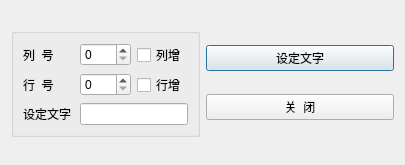
<?xml version="1.0" encoding="UTF-8"?>
<ui version="4.0">
 <class>QDialogLocate</class>
 <widget class="QDialog" name="QDialogLocate">
  <property name="geometry">
   <rect>
    <x>0</x>
    <y>0</y>
    <width>405</width>
    <height>165</height>
   </rect>
  </property>
  <property name="windowTitle">
   <string>Dialog</string>
  </property>
  <layout class="QGridLayout" name="gridLayout_2">
   <item row="0" column="0">
    <widget class="QGroupBox" name="groupBox">
     <property name="title">
      <string/>
     </property>
     <layout class="QGridLayout" name="gridLayout">
      <item row="0" column="0">
       <widget class="QLabel" name="label">
        <property name="text">
         <string>列  号</string>
        </property>
       </widget>
      </item>
      <item row="0" column="1">
       <widget class="QSpinBox" name="spinBoxColumn">
        <property name="minimum">
         <number>0</number>
        </property>
       </widget>
      </item>
      <item row="0" column="2">
       <widget class="QCheckBox" name="chkBoxColumn">
        <property name="text">
         <string>列增</string>
        </property>
       </widget>
      </item>
      <item row="1" column="0">
       <widget class="QLabel" name="label_2">
        <property name="text">
         <string>行  号</string>
        </property>
       </widget>
      </item>
      <item row="1" column="1">
       <widget class="QSpinBox" name="spinBoxRow"/>
      </item>
      <item row="1" column="2">
       <widget class="QCheckBox" name="chkBoxRow">
        <property name="text">
         <string>行增</string>
        </property>
       </widget>
      </item>
      <item row="2" column="0">
       <widget class="QLabel" name="label_3">
        <property name="text">
         <string>设定文字</string>
        </property>
       </widget>
      </item>
      <item row="2" column="1" colspan="2">
       <widget class="QLineEdit" name="edtCaption"/>
      </item>
     </layout>
    </widget>
   </item>
   <item row="0" column="1">
    <layout class="QVBoxLayout" name="verticalLayout">
     <item>
      <widget class="QPushButton" name="btnSetText">
       <property name="text">
        <string>设定文字</string>
       </property>
       <property name="icon">
        <iconset resource="res.qrc">
         <normaloff>:/images/images/506.bmp</normaloff>:/images/images/506.bmp</iconset>
       </property>
      </widget>
     </item>
     <item>
      <widget class="QPushButton" name="btnClose">
       <property name="text">
        <string>关  闭</string>
       </property>
       <property name="icon">
        <iconset resource="res.qrc">
         <normaloff>:/images/images/132.bmp</normaloff>:/images/images/132.bmp</iconset>
       </property>
      </widget>
     </item>
    </layout>
   </item>
  </layout>
 </widget>
 <resources>
  <include location="res.qrc"/>
 </resources>
 <connections>
  <connection>
   <sender>btnClose</sender>
   <signal>clicked()</signal>
   <receiver>QDialogLocate</receiver>
   <slot>close()</slot>
   <hints>
    <hint type="sourcelabel">
     <x>324</x>
     <y>111</y>
    </hint>
    <hint type="destinationlabel">
     <x>202</x>
     <y>82</y>
    </hint>
   </hints>
  </connection>
 </connections>
</ui>
